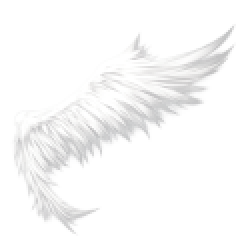
#> input picture assets/prototype/image-test.png, 124 x 124 px (shown 2 times larger)
$ python -i remaster_image_test.py   (imports and definitions only)
#> lines starting #> are read from the running program, lines starting #| are printed output that depends on the picture
#> further down, picture is the input picture: PIL image 124x124 RGBA; mean R, G, B, A 66.4, 66.3, 66.3, 61
#!/usr/bin/env python3
"""PoC: Remaster game asset images via OpenAI or Gemini image APIs.

Pre/post-processing pipeline:
  1. If image has alpha channel -> extract alpha mask, flatten onto solid bg
  2. Send flattened image to API for remaster
  3. Restore original alpha mask onto the result (pixel-perfect shape)

Usage:
    python scripts/remaster_image_test.py [--provider openai|gemini] [--filter NAME]

Examples:
    python scripts/remaster_image_test.py                          # all tests, openai
    python scripts/remaster_image_test.py --provider gemini        # all tests, gemini
    python scripts/remaster_image_test.py --provider gemini --filter black-bg
"""

import argparse
import base64
import os
import sys
from datetime import datetime
from io import BytesIO

import numpy as np
from PIL import Image, ImageOps

SCRIPT_DIR = os.path.dirname(__file__)
INPUT_DIR = os.path.normpath(os.path.join(SCRIPT_DIR, "..", "assets", "prototype"))
OUTPUT_BASE = os.path.normpath(os.path.join(SCRIPT_DIR, "..", "images-generated"))
MAX_DIM = 1024

# Pricing per 1M tokens (USD)
PRICING = {
    "gpt-image-1.5": {"input": 2.00, "output": 8.00},
    "gpt-image-1": {"input": 2.00, "output": 8.00},
    "gpt-image-1-mini": {"input": 1.00, "output": 4.00},
    "gemini-3-pro-image-preview": {"input": 2.00, "output": 12.00},
    "gemini-2.5-flash-image": {"input": 0.30, "output": 2.50},
}

PROVIDERS = {
    "openai": {
        "env_key": "OPENAI_API_KEY",
        "model": "gpt-image-1.5",
    },
    "gemini": {
        "env_key": "GEMINI_API_KEY",
        "model": "gemini-3-pro-image-preview",
    },
}

TESTS = [
    {
        "name": "image-test",
        "input": "image-test.png",
        "background": "transparent",
        "flatten_bg": (0, 0, 0),
        "prompt": (
            "Polished 3D CG render style — smooth surfaces, studio lighting, no brush strokes or outlines. "
            "This is a game texture of a wing on a black background. "
            "Create a high-resolution version of this exact same wing. "
            "Keep the exact same shape, position, proportions, feather arrangement and color palette. "
            "The wing is white/light gray — keep it white/light gray. "
            "Make each feather sharp and well-defined with clean, firm edges. "
            "Smooth gradients between feathers, no noise or artifacts. "
            "Black background, no other elements."
        ),
    },
    {
        "name": "imagem-test-black-bg",
        "input": "imagem-test-black-bg.png",
        "background": "auto",
        "flatten_bg": None,
        "prompt": (
            "Polished 3D CG render style — smooth surfaces, studio lighting, no brush strokes or outlines. "
            "This is a game VFX texture of a glowing energy effect on a black background. "
            "Create a high-resolution version of this exact same effect. "
            "Keep the exact same shape, position, flow direction and color palette. "
            "The effect is cyan/teal — keep it cyan/teal. "
            "Make each energy strand sharp and well-defined with clean, firm lines. "
            "Smooth glow falloff, no noise or artifacts. "
            "Pure black background RGB(0,0,0), no other elements."
        ),
    },
    {
        "name": "image-test-masked",
        "input": "image-test.png",
        "background": "transparent",
        "flatten_bg": None,  # no flatten — use mask mode instead
        "use_mask": True,    # send alpha as mask to OpenAI
        "prompt": (
            "Polished 3D CG render style — smooth surfaces, studio lighting, no brush strokes or outlines. "
            "Re-imagine the content inside the masked area as a high-resolution detailed version of the same subject. "
            "Fill ONLY the masked region — generate content strictly within the shape boundary. "
            "Keep the same color palette, sharp and well-defined details with clean firm edges. "
            "Smooth gradients, no noise or artifacts. "
            "Keep transparent background outside the mask."
        ),
    },
    {
        "name": "image-test-3",
        "input": "image-test-3.png",
        "background": "transparent",
        "flatten_bg": (0, 0, 0),
        "prompt": (
            "Polished 3D CG render style — smooth surfaces, studio lighting, no brush strokes or outlines. "
            "Create a high-resolution version of this exact same game asset. "
            "Keep the exact same shape, position, proportions and color palette. "
            "Sharp and well-defined details with clean, firm edges. "
            "Smooth gradients, no noise or artifacts. "
            "Black background, no other elements."
        ),
    },
    {
        "name": "image-test-4",
        "input": "image-test-4.png",
        "background": "transparent",
        "flatten_bg": (0, 0, 0),
        "prompt": (
            "Polished 3D CG render style — smooth surfaces, studio lighting, no brush strokes or outlines. "
            "Create a high-resolution version of this exact same game asset. "
            "Keep the exact same shape, position, proportions and color palette. "
            "Sharp and well-defined details with clean, firm edges. "
            "Smooth gradients, no noise or artifacts. "
            "Black background, no other elements."
        ),
    },
    {
        "name": "image-test-5",
        "input": "image-test-5.png",
        "background": "auto",
        "flatten_bg": None,
        "prompt": (
            "Polished 3D CG render style — smooth surfaces, studio lighting, no brush strokes or outlines. "
            "Create a high-resolution version of this exact same game asset. "
            "Keep the exact same shape, position, proportions and color palette. "
            "Sharp and well-defined details with clean, firm edges. "
            "Smooth gradients, no noise or artifacts."
        ),
    },
    {
        "name": "image-test-6",
        "input": "image-test-6.png",
        "background": "transparent",
        "flatten_bg": (0, 0, 0),
        "prompt": (
            "Polished 3D CG render style — smooth surfaces, studio lighting, no brush strokes or outlines. "
            "Create a high-resolution version of this exact same game asset. "
            "Keep the exact same shape, position, proportions and color palette. "
            "Sharp and well-defined details with clean, firm edges. "
            "Smooth gradients, no noise or artifacts. "
            "Black background, no other elements."
        ),
    },
]


# [52 lines left out: functions log_usage, flatten_image, restore_alpha, not called in this run]


def create_edit_mask(img):
    """Create OpenAI edit mask from RGBA image.

    OpenAI mask convention: transparent pixels = areas to edit/generate.
    So we invert the alpha: content area becomes transparent (editable),
    background stays opaque (untouched).
    """
    img = img.convert("RGBA")
    r, g, b, a = img.split()
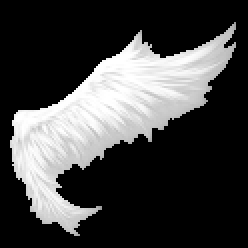
#> r: PIL image 124x124 L (shown 2 times larger); min 0, max 255, mean 66.4
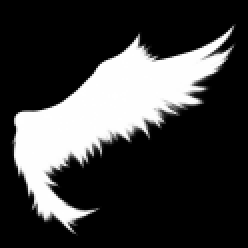
#> a: PIL image 124x124 L (shown 2 times larger); min 0, max 255, mean 61

    # Invert alpha: content (opaque) -> transparent (editable)
    inverted_a = ImageOps.invert(a)
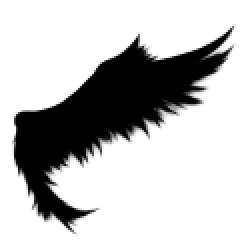
#> inverted_a: PIL image 124x124 L (shown 2 times larger); min 0, max 255, mean 194

    # Mask is fully black with inverted alpha
    mask = Image.merge("RGBA", (
        Image.new("L", img.size, 0),
        Image.new("L", img.size, 0),
        Image.new("L", img.size, 0),
        inverted_a,
    ))
    return mask


# [162 lines left out: functions image_to_bytes, pad_to_square, unpad_from_square, call_openai, call_gemini, not called in this run]


PROVIDER_CALLERS = {
    "openai": call_openai,
    "gemini": call_gemini,
}


# ---------------------------------------------------------------------------
# Main
# ---------------------------------------------------------------------------
# [140 lines left out: functions remaster_image, main, not called in this run]


# [2 lines not run here, left out]

>>> from PIL import Image
>>> picture = Image.open('../assets/prototype/image-test.png')
>>> result = create_edit_mask(picture)
